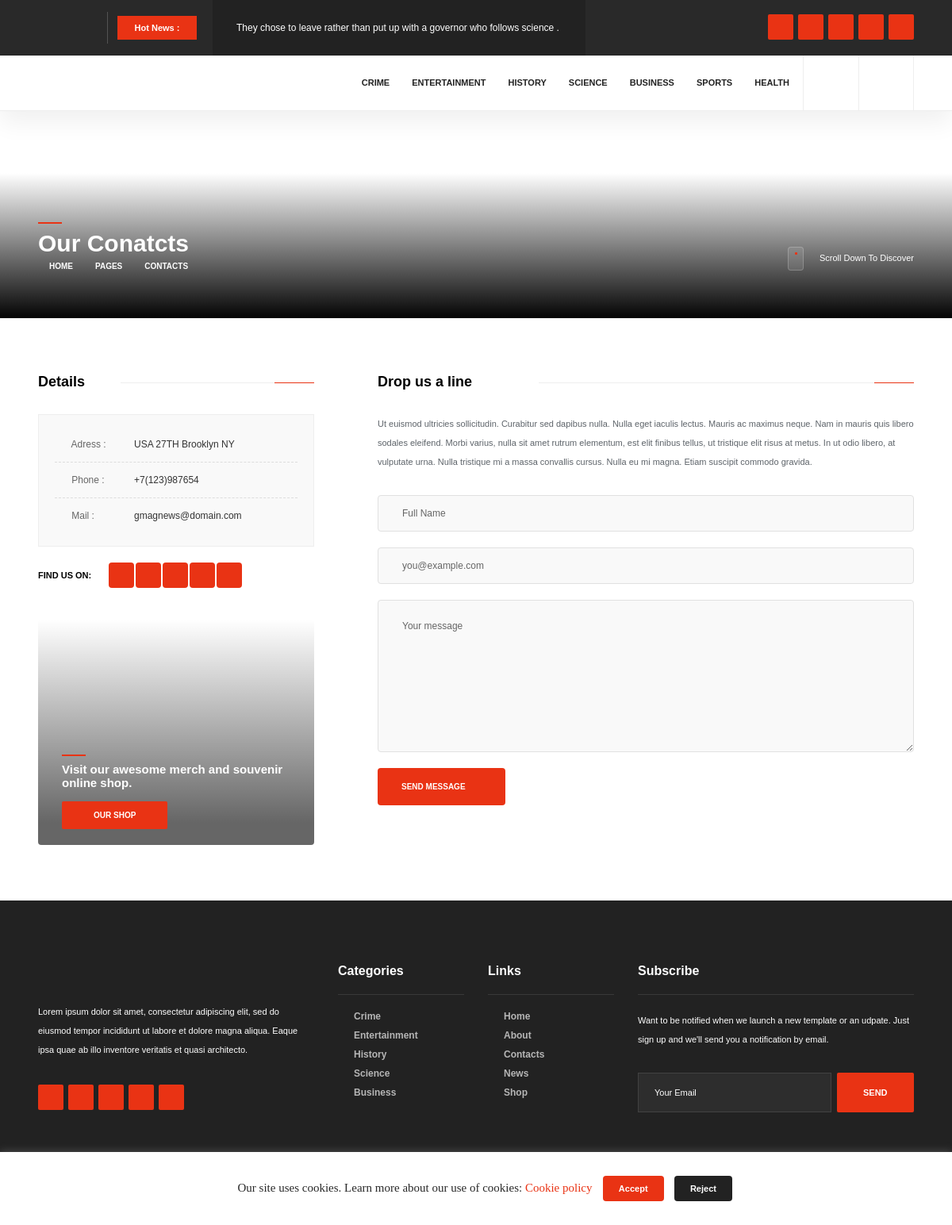
The page /contact-us/ on the database its author committed.
### category/models.py (models this page shows, shortened)
class Category(models.Model):
    name = models.CharField(max_length=100, unique=True)
    slug = models.SlugField(max_length=100, blank=True, null=True)
    image = models.ImageField(upload_to="category/")
    class Meta:
        verbose_name = "Category"
        verbose_name= "Category"

### gmag/views.py (the view, shortened to what this page needs)
# urls.py: path("contact-us/", views.ContactUs.as_view(), name="contact"),
class ContactUs(generic.TemplateView):
    template_name = "pages/contact.html"
    def get_context_data(self, **kwargs):
        context = super(ContactUs, self).get_context_data(**kwargs)
        context['contact_form'] = ContactForm()
        return context

### templates/pages/contact.html (shortened to what this page needs)
{% extends "base.html" %} {% load static %}
{% block content %}
 <section class="hero-section">
    <div class="bg-wrap hero-section_bg">
        <div class="bg" data-bg="{% static 'images/bg/8.jpg' %}"></div>
    </div>
    <div class="container">
        <div class="hero-section_title">
            <h2>Our Conatcts</h2>
        </div>
        <div class="breadcrumbs-list fl-wrap">
            <a href="{% url 'posts:home' %}">Home</a> <a href="">Pages</a> <span>Contacts</span>
        </div>
        <div class="scroll-down-wrap scw_transparent">
            <div class="mousey">
                <div class="scroller"></div>
            </div>
            <span>Scroll Down To Discover</span>
        </div>
    </div>
</section>
<section>
    <div class="container">
        <div class="row">
            <div class="col-md-4">
                <div class="pr-subtitle prs_big">Details</div>
                <ul class="contacts-list fl-wrap">
                    <li><span><i class="fal fa-map-marker"></i> Adress :</span> <a href="#">USA 27TH Brooklyn NY</a></li>
                    <li><span><i class="fal fa-phone"></i> Phone :</span> <a href="#">+7(123)987654</a></li>
                    <li><span><i class="fal fa-envelope"></i> Mail :</span> <a href="#">gmagnews@domain.com</a></li>
                </ul>
                <div class="contact-social fl-wrap">
                    <span class="cs-title">Find us on: </span>
                    <ul>
                        <li><a href="#" target="_blank"><i class="fab fa-facebook-f"></i></a></li>
                        <li><a href="#" target="_blank"><i class="fab fa-twitter"></i></a></li>
                        <li><a href="#" target="_blank"><i class="fab fa-instagram"></i></a></li>
                        <li><a href="#" target="_blank"><i class="fab fa-vk"></i></a></li>
                        <li><a href="#" target="_blank"><i class="fab fa-pinterest-p"></i></a></li>
                    </ul>
                </div>
                <div class="box-widget-content fl-wrap">
                    <div class="banner-widget fl-wrap">
                        <div class="bg-wrap bg-parallax-wrap-gradien">
                            <div class="bg  " data-bg="{% static 'images/bg/6.jpg' %}"></div>
                        </div>
                        <div class="banner-widget_content">
                            <h5>Visit our awesome merch and souvenir online shop.</h5>
                            <a href="#" class="btn float-btn color-bg small-btn">Our shop</a>
                        </div>
                    </div>
                </div>
            </div>
            <div class="col-md-8">
                <div class="pad-con fl-wrap">
                    <div class="pr-subtitle prs_big">Drop us a line</div>
                    <p>Ut euismod ultricies sollicitudin. Curabitur sed dapibus nulla. Nulla eget iaculis lectus. Mauris ac maximus neque. Nam in mauris quis libero sodales eleifend. Morbi varius, nulla sit amet rutrum elementum, est elit finibus tellus, ut tristique elit risus at metus. In ut odio libero, at vulputate urna. Nulla tristique mi a massa convallis cursus. Nulla eu mi magna. Etiam suscipit commodo gravida.</p>
                    <div id="contact-form" style="margin-top: 20px;">
                        <form method="POST" class="custom-form" action="{% url 'contact' %}" name="contactform" id="contactform">
                            <fieldset>
                                {{contact_form.full_name}}
                                {{contact_form.email}}
                                {{contact_form.message}}
                            </fieldset>
                            <button class="btn color-bg float-btn" type="submit"   id="submit">Send message <i class="fas fa-caret-right"></i></button>
                        </form>
                    </div>
                </div>
            </div>
        </div>
    </div>
</section>
{% endblock content %}

### templates/common/header.html (shortened to what this page needs)
{% load static %}
<header class="main-header">
  <div class="top-bar fl-wrap">
    <div class="container">
      <div class="date-holder">
        <span class="date_num"></span>
      </div>
      <div class="header_news-ticker-wrap">
        <div class="hnt_title">Hot News :</div>
        <div class="header_news-ticker fl-wrap">
          <ul>
            <li>
              <a href=""
                >They chose to leave rather than put up with a governor who
                follows science .</a
              >
            </li>
          </ul>
        </div>
        <div class="n_contr-wrap">
          <div class="n_contr p_btn"><i class="fas fa-caret-left"></i></div>
          <div class="n_contr n_btn"><i class="fas fa-caret-right"></i></div>
        </div>
      </div>
      <ul class="topbar-social">
        <li>
          <a href="#" target="_blank"><i class="fab fa-facebook-f"></i></a>
        </li>
        <li>
          <a href="#" target="_blank"><i class="fab fa-twitter"></i></a>
        </li>
        <li>
          <a href="#" target="_blank"><i class="fab fa-instagram"></i></a>
        </li>
        <li>
          <a href="#" target="_blank"><i class="fab fa-vk"></i></a>
        </li>
        <li>
          <a href="#" target="_blank"><i class="fab fa-pinterest-p"></i></a>
        </li>
      </ul>
    </div>
  </div>
  <div class="header-inner fl-wrap">
    <div class="container">
      <div class="search_btn htact show_search-btn">
        <i class="far fa-search"></i> <span class="header-tooltip">Search</span>
      </div>
      <div  class="srf_btn htact show-reg-form">
        <i class="fal fa-user"></i> <span class="header-tooltip">Sign In</span>
      </div>
      <div class="nav-holder main-menu">
        <nav>
          <ul>
            {% for nav_lin in nav_categories %}
            <li><a href="{% url 'posts:posts' %}">{{nav_lin.name}}</a></li>
           {% endfor %}
          </ul>
        </nav>
      </div>
    </div>
  </div>
</header>

### templates/common/footer.html (shortened to what this page needs)
{% load static %}
<footer class="fl-wrap main-footer">
    <div class="container">
        <div class="footer-widget-wrap fl-wrap">
            <div class="row">
                <div class="col-md-4">
                    <div class="footer-widget">
                        <div class="footer-widget-content">
                            <a href="{% url 'posts:home' %}" class="footer-logo"><img src="{% static 'images/logo2.png' %}" alt=""></a>
                            <p>Lorem ipsum dolor sit amet, consectetur adipiscing elit, sed do eiusmod tempor incididunt ut labore et dolore magna aliqua. Eaque ipsa quae ab illo inventore veritatis et quasi architecto. </p>
                            <div class="footer-social fl-wrap">
                                <ul>
                                    <li><a href="#" target="_blank"><i class="fab fa-facebook-f"></i></a></li>
                                    <li><a href="#" target="_blank"><i class="fab fa-twitter"></i></a></li>
                                    <li><a href="#" target="_blank"><i class="fab fa-instagram"></i></a></li>
                                    <li><a href="#" target="_blank"><i class="fab fa-vk"></i></a></li>
                                    <li><a href="#" target="_blank"><i class="fab fa-pinterest-p"></i></a></li>
                                </ul>
                            </div>
                        </div>
                    </div>
                </div>
                <div class="col-md-2">
                    <div class="footer-widget">
                        <div class="footer-widget-title">Categories </div>
                        <div class="footer-widget-content">
                            <div class="footer-list footer-box fl-wrap">
                                {% if footer_categories %}
                                <ul>
                                    {% for footer_link in footer_categories %}
                                    <li> <a href="#">{{footer_link.name }}</a></li>
                                   {% endfor %}
                                </ul>
                                {% endif %}
                            </div>
                        </div>
                    </div>
                </div>
                <div class="col-md-2">
                    <div class="footer-widget">
                        <div class="footer-widget-title">Links</div>
                        <div class="footer-widget-content">
                            <div class="footer-list footer-box fl-wrap">
                                <ul>
                                    <li> <a href="{% url 'posts:home' %}">Home</a></li>
                                    <li> <a href="{% url 'about' %}">About</a></li>
                                    <li> <a href="{% url 'contact' %}">Contacts</a></li>
                                    <li> <a href="#">News</a></li>
                                    <li> <a href="#">Shop</a></li>
                                </ul>
                            </div>
                        </div>
                    </div>
                </div>
                <div class="col-md-4">
                    <div class="footer-widget">
                        <div class="footer-widget-title">Subscribe</div>
                        <div class="footer-widget-content">
                            <div class="subcribe-form fl-wrap">
                                <p>Want to be notified when we launch a new template or an udpate. Just sign up and we'll send you a notification by email.</p>
                                <form id="subscribe" class="fl-wrap">
                                    <input class="enteremail" name="email" id="subscribe-email" placeholder="Your Email" spellcheck="false" type="text">
                                    <button type="submit" id="subscribe-button" class="subscribe-button color-bg">Send </button>
                                </form>
                            </div>
                        </div>
                    </div>
                </div>
            </div>
        </div>
    </div>
    <div class="footer-bottom fl-wrap">
        <div class="container">
            <div class="copyright"><span>&#169; Gmag 2022</span> . All rights reserved. </div>
            <div class="to-top"> </div>
            <div class="subfooter-nav">
                <ul>
                    <li><a href="#">Terms & Conditions</a></li>
                    <li><a href="#">Privacy Policy</a></li>
                </ul>
            </div>
        </div>
    </div>
</footer>

### rows shown on the page
Category: name "CRIME", name "Crime"
Category: name "ENTERTAINMENT", name "Entertainment"
Category: name "HISTORY", name "History"
Category: name "SCIENCE", name "Science"
Category: name "BUSINESS", name "Business"
Category: name "SPORTS"
Category: name "HEALTH"
